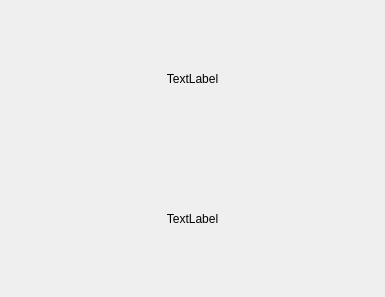
<?xml version="1.0" encoding="UTF-8"?>
<ui version="4.0">
 <class>About</class>
 <widget class="QWidget" name="About">
  <property name="windowModality">
   <enum>Qt::ApplicationModal</enum>
  </property>
  <property name="geometry">
   <rect>
    <x>0</x>
    <y>0</y>
    <width>385</width>
    <height>297</height>
   </rect>
  </property>
  <property name="windowTitle">
   <string>О программе</string>
  </property>
  <property name="windowIcon">
   <iconset>
    <normaloff>../graphics/about.png</normaloff>../graphics/about.png</iconset>
  </property>
  <layout class="QGridLayout" name="gridLayout">
   <item row="1" column="0">
    <widget class="QLabel" name="label">
     <property name="text">
      <string>TextLabel</string>
     </property>
     <property name="alignment">
      <set>Qt::AlignCenter</set>
     </property>
    </widget>
   </item>
   <item row="0" column="0">
    <widget class="QLabel" name="label_logo">
     <property name="text">
      <string>TextLabel</string>
     </property>
     <property name="alignment">
      <set>Qt::AlignCenter</set>
     </property>
    </widget>
   </item>
  </layout>
 </widget>
 <resources/>
 <connections/>
</ui>
